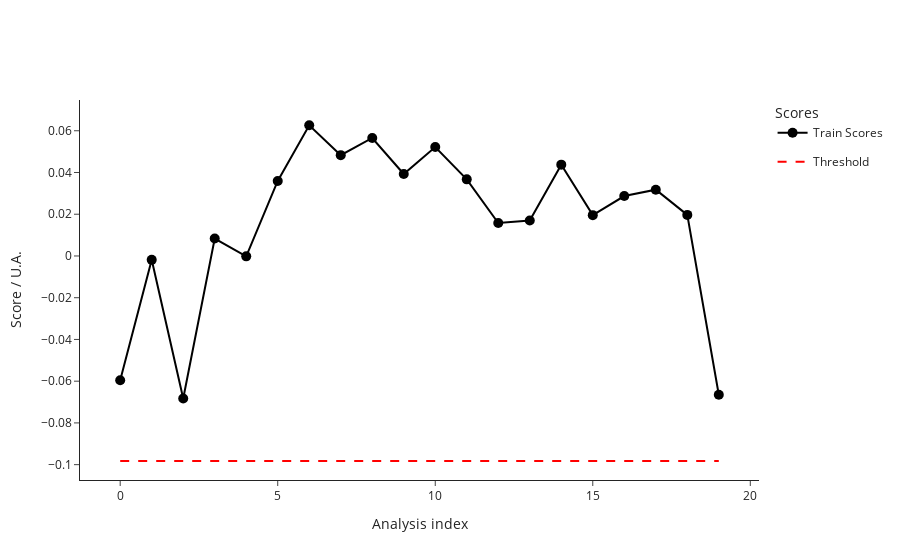

Here is the notebook cell this chart was saved with:
### Code cell
fig_train_scores=ana.plot_scores()
fig_train_scores.write_image("dev/figures/fig_train_scores.png", width=1100, height= 350, scale = 3)
fig_train_scores.show()

### Figure 1 — Plotly figure (JSON) as saved in the notebook; plotly's stock layout.template omitted (floating-point values rounded to 4 significant figures)
{"data": [{"hovertemplate": ["<b>index: </b>18<br><b>name: </b>210812_Pac--005<br><b>path: </b>C:/Users/Sandeep/Desktop/ExtractedSignals\\210812_Pac 2021-08-12 10-30-07\\210812_Pac--005.D<br><b>batch: </b>210812_Pac 2021-08-12 10-30-07<br><b>batch_position: </b>5<br><b>idle_time: </b>39.0<br><b>sample: </b>NaCl 0,9%<br><b>method: </b>SAA_411_Pac.M<br><b>timestamp: </b>2021-08-12 10:50:23<br><b>detector: </b>G1315C<br><b>pump: </b>G7110B<br><b>start_time: </b>2021-08-12 10:50:57<br><b>end_time: </b>2021-08-12 10:54:57<br><b>runtime: </b>239.7000000000036", "<b>index: </b>19<br><b>name: </b>210812_Pac--006<br><b>path: </b>C:/Users/Sandeep/Desktop/ExtractedSignals\\210812_Pac 2021-08-12 10-30-07\\210812_Pac--006.D<br><b>batch: </b>210812_Pac 2021-08-12 10-30-07<br><b>batch_position: </b>6<br><b>idle_time: </b>39.0<br><b>sample: </b>Blank<br><b>method: </b>SAA_411_Pac.M<br><b>timestamp: </b>2021-08-12 10:55:02<br><b>detector: </b>G1315C<br><b>pump: </b>G7110B<br><b>start_time: </b>2021-08-12 10:55:36<br><b>end_time: </b>2021-08-12 10:59:36<br><b>runtime: </b>239.7000000000036", "<b>index: </b>20<br><b>name: </b>210812_Pac--007<br><b>path: </b>C:/Users/Sandeep/Desktop/ExtractedSignals\\210812_Pac 2021-08-12 10-30-07\\210812_Pac--007.D<br><b>batch: </b>210812_Pac 2021-08-12 10-30-07<br><b>batch_position: </b>7<br><b>idle_time: </b>39.0<br><b>sample: </b>0.025 mg/ml<br><b>method: </b>SAA_411_Pac.M<br><b>timestamp: </b>2021-08-12 10:59:41<br><b>detector: </b>G1315C<br><b>pump: </b>G7110B<br><b>start_time: </b>2021-08-12 11:00:15<br><b>end_time: </b>2021-08-12 11:04:15<br><b>runtime: </b>239.7000000000036", "<b>index: </b>21<br><b>name: </b>210812_Pac--008<br><b>path: </b>C:/Users/Sandeep/Desktop/ExtractedSignals\\210812_Pac 2021-08-12 10-30-07\\210812_Pac--008.D<br><b>batch: </b>210812_Pac 2021-08-12 10-30-07<br><b>batch_position: </b>8<br><b>idle_time: </b>39.0<br><b>sample: </b>Blank<br><b>method: </b>SAA_411_Pac.M<br><b>timestamp: </b>2021-08-12 11:04:20<br><b>detector: </b>G1315C<br><b>pump: </b>G7110B<br><b>start_time: </b>2021-08-12 11:04:54<br><b>end_time: </b>2021-08-12 11:08:54<br><b>runtime: </b>239.7000000000036", "<b>index: </b>22<br><b>name: </b>210812_Pac--009<br><b>path: </b>C:/Users/Sandeep/Desktop/ExtractedSignals\\210812_Pac 2021-08-12 10-30-07\\210812_Pac--009.D<br><b>batch: </b>210812_Pac 2021-08-12 10-30-07<br><b>batch_position: </b>9<br><b>idle_time: </b>38.0<br><b>sample: </b>210806/036 :10<br><b>method: </b>SAA_411_Pac.M<br><b>timestamp: </b>2021-08-12 11:08:59<br><b>detector: </b>G1315C<br><b>pump: </b>G7110B<br><b>start_time: </b>2021-08-12 11:09:32<br><b>end_time: </b>2021-08-12 11:13:32<br><b>runtime: </b>239.7000000000036", "<b>index: </b>23<br><b>name: </b>210812_Pac--010<br><b>path: </b>C:/Users/Sandeep/Desktop/ExtractedSignals\\210812_Pac 2021-08-12 10-30-07\\210812_Pac--010.D<br><b>batch: </b>210812_Pac 2021-08-12 10-30-07<br><b>batch_position: </b>10<br><b>idle_time: </b>39.0<br><b>sample: </b>210806/036 :10<br><b>method: </b>SAA_411_Pac.M<br><b>timestamp: </b>2021-08-12 11:13:37<br><b>detector: </b>G7110B<br><b>pump: </b>G7110B<br><b>start_time: </b>2021-08-12 11:14:11<br><b>end_time: </b>2021-08-12 11:18:11<br><b>runtime: </b>239.7000000000036", "<b>index: </b>24<br><b>name: </b>210812_Pac--011<br><b>path: </b>C:/Users/Sandeep/Desktop/ExtractedSignals\\210812_Pac 2021-08-12 10-30-07\\210812_Pac--011.D<br><b>batch: </b>210812_Pac 2021-08-12 10-30-07<br><b>batch_position: </b>11<br><b>idle_time: </b>39.0<br><b>sample: </b>210806/036 :10<br><b>method: </b>SAA_411_Pac.M<br><b>timestamp: </b>2021-08-12 11:18:16<br><b>detector: </b>G7110B<br><b>pump: </b>G7110B<br><b>start_time: </b>2021-08-12 11:18:50<br><b>end_time: </b>2021-08-12 11:22:50<br><b>runtime: </b>239.7000000000036", "<b>index: </b>25<br><b>name: </b>210812_Pac--012<br><b>path: </b>C:/Users/Sandeep/Desktop/ExtractedSignals\\210812_Pac 2021-08-12 10-30-07\\210812_Pac--012.D<br><b>batch: </b>210812_Pac 2021-08-12 10-30-07<br><b>batch_position: </b>12<br><b>idle_time: </b>39.0<br><b>sample: </b>Blank<br><b>method: </b>SAA_411_Pac.M<br><b>timestamp: </b>2021-08-12 11:22:55<br><b>detector: </b>G1315C<br><b>pump: </b>G7110B<br><b>start_time: </b>2021-08-12 11:23:29<br><b>end_time: </b>2021-08-12 11:27:29<br><b>runtime: </b>239.7000000000036", "<b>index: </b>26<br><b>name: </b>210812_Pac--013<br><b>path: </b>C:/Users/Sandeep/Desktop/ExtractedSignals\\210812_Pac 2021-08-12 10-30-07\\210812_Pac--013.D<br><b>batch: </b>210812_Pac 2021-08-12 10-30-07<br><b>batch_position: </b>13<br><b>idle_time: </b>39.0<br><b>sample: </b>0.025 mg/ml<br><b>method: </b>SAA_411_Pac.M<br><b>timestamp: </b>2021-08-12 11:27:34<br><b>detector: </b>G1315C<br><b>pump: </b>G7110B<br><b>start_time: </b>2021-08-12 11:28:08<br><b>end_time: </b>2021-08-12 11:32:08<br><b>runtime: </b>239.7000000000036", "<b>index: </b>27<br><b>name: </b>210812_Pac--014<br><b>path: </b>C:/Users/Sandeep/Desktop/ExtractedSignals\\210812_Pac 2021-08-12 10-30-07\\210812_Pac--014.D<br><b>batch: </b>210812_Pac 2021-08-12 10-30-07<br><b>batch_position: </b>14<br><b>idle_time: </b>38.0<br><b>sample: </b>Blank<br><b>method: </b>SAA_411_Pac.M<br><b>timestamp: </b>2021-08-12 11:32:13<br><b>detector: </b>G7110B<br><b>pump: </b>G7110B<br><b>start_time: </b>2021-08-12 11:32:46<br><b>end_time: </b>2021-08-12 11:36:47<br><b>runtime: </b>239.7000000000036", "<b>index: </b>51<br><b>name: </b>210813_Pac--005<br><b>path: </b>C:/Users/Sandeep/Desktop/ExtractedSignals\\210813_Pac 2021-08-13 10-37-27\\210813_Pac--005.D<br><b>batch: </b>210813_Pac 2021-08-13 10-37-27<br><b>batch_position: </b>5<br><b>idle_time: </b>39.0<br><b>sample: </b>NaCl 0,9%<br><b>method: </b>SAA_411_Pac.M<br><b>timestamp: </b>2021-08-13 10:57:52<br><b>detector: </b>G7110B<br><b>pump: </b>G7110B<br><b>start_time: </b>2021-08-13 10:58:26<br><b>end_time: </b>2021-08-13 11:02:27<br><b>runtime: </b>239.7000000000036", "<b>index: </b>52<br><b>name: </b>210813_Pac--006<br><b>path: </b>C:/Users/Sandeep/Desktop/ExtractedSignals\\210813_Pac 2021-08-13 10-37-27\\210813_Pac--006.D<br><b>batch: </b>210813_Pac 2021-08-13 10-37-27<br><b>batch_position: </b>6<br><b>idle_time: </b>38.0<br><b>sample: </b>Blank<br><b>method: </b>SAA_411_Pac.M<br><b>timestamp: </b>2021-08-13 11:02:31<br><b>detector: </b>G1315C<br><b>pump: </b>G7110B<br><b>start_time: </b>2021-08-13 11:03:05<br><b>end_time: </b>2021-08-13 11:07:06<br><b>runtime: </b>239.7000000000036", "<b>index: </b>53<br><b>name: </b>210813_Pac--007<br><b>path: </b>C:/Users/Sandeep/Desktop/ExtractedSignals\\210813_Pac 2021-08-13 10-37-27\\210813_Pac--007.D<br><b>batch: </b>210813_Pac 2021-08-13 10-37-27<br><b>batch_position: </b>7<br><b>idle_time: </b>38.0<br><b>sample: </b>0.025 mg/ml<br><b>method: </b>SAA_411_Pac.M<br><b>timestamp: </b>2021-08-13 11:07:10<br><b>detector: </b>G1315C<br><b>pump: </b>G7116B<br><b>start_time: </b>2021-08-13 11:07:44<br><b>end_time: </b>2021-08-13 11:11:45<br><b>runtime: </b>239.7000000000036", "<b>index: </b>54<br><b>name: </b>210813_Pac--008<br><b>path: </b>C:/Users/Sandeep/Desktop/ExtractedSignals\\210813_Pac 2021-08-13 10-37-27\\210813_Pac--008.D<br><b>batch: </b>210813_Pac 2021-08-13 10-37-27<br><b>batch_position: </b>8<br><b>idle_time: </b>38.0<br><b>sample: </b>Blank<br><b>method: </b>SAA_411_Pac.M<br><b>timestamp: </b>2021-08-13 11:11:49<br><b>detector: </b>G1315C<br><b>pump: </b>G7110B<br><b>start_time: </b>2021-08-13 11:12:23<br><b>end_time: </b>2021-08-13 11:16:23<br><b>runtime: </b>239.7000000000036", "<b>index: </b>55<br><b>name: </b>210813_Pac--009<br><b>path: </b>C:/Users/Sandeep/Desktop/ExtractedSignals\\210813_Pac 2021-08-13 10-37-27\\210813_Pac--009.D<br><b>batch: </b>210813_Pac 2021-08-13 10-37-27<br><b>batch_position: </b>9<br><b>idle_time: </b>39.0<br><b>sample: </b>210812/004 :20<br><b>method: </b>SAA_411_Pac.M<br><b>timestamp: </b>2021-08-13 11:16:28<br><b>detector: </b>G1315C<br><b>pump: </b>G7110B<br><b>start_time: </b>2021-08-13 11:17:02<br><b>end_time: </b>2021-08-13 11:21:03<br><b>runtime: </b>239.7000000000036", "<b>index: </b>56<br><b>name: </b>210813_Pac--010<br><b>path: </b>C:/Users/Sandeep/Desktop/ExtractedSignals\\210813_Pac 2021-08-13 10-37-27\\210813_Pac--010.D<br><b>batch: </b>210813_Pac 2021-08-13 10-37-27<br><b>batch_position: </b>10<br><b>idle_time: </b>38.0<br><b>sample: </b>210812/004 :20<br><b>method: </b>SAA_411_Pac.M<br><b>timestamp: </b>2021-08-13 11:21:08<br><b>detector: </b>G1315C<br><b>pump: </b>G7110B<br><b>start_time: </b>2021-08-13 11:21:41<br><b>end_time: </b>2021-08-13 11:25:42<br><b>runtime: </b>239.7000000000036", "<b>index: </b>57<br><b>name: </b>210813_Pac--011<br><b>path: </b>C:/Users/Sandeep/Desktop/ExtractedSignals\\210813_Pac 2021-08-13 10-37-27\\210813_Pac--011.D<br><b>batch: </b>210813_Pac 2021-08-13 10-37-27<br><b>batch_position: </b>11<br><b>idle_time: </b>39.0<br><b>sample: </b>210812/004 :20<br><b>method: </b>SAA_411_Pac.M<br><b>timestamp: </b>2021-08-13 11:25:46<br><b>detector: </b>G1315C<br><b>pump: </b>G7110B<br><b>start_time: </b>2021-08-13 11:26:21<br><b>end_time: </b>2021-08-13 11:30:21<br><b>runtime: </b>239.7000000000036", "<b>index: </b>58<br><b>name: </b>210813_Pac--012<br><b>path: </b>C:/Users/Sandeep/Desktop/ExtractedSignals\\210813_Pac 2021-08-13 10-37-27\\210813_Pac--012.D<br><b>batch: </b>210813_Pac 2021-08-13 10-37-27<br><b>batch_position: </b>12<br><b>idle_time: </b>38.0<br><b>sample: </b>Blank<br><b>method: </b>SAA_411_Pac.M<br><b>timestamp: </b>2021-08-13 11:30:26<br><b>detector: </b>G1315C<br><b>pump: </b>G7110B<br><b>start_time: </b>2021-08-13 11:30:59<br><b>end_time: </b>2021-08-13 11:34:59<br><b>runtime: </b>239.7000000000036", "<b>index: </b>59<br><b>name: </b>210813_Pac--013<br><b>path: </b>C:/Users/Sandeep/Desktop/ExtractedSignals\\210813_Pac 2021-08-13 10-37-27\\210813_Pac--013.D<br><b>batch: </b>210813_Pac 2021-08-13 10-37-27<br><b>batch_position: </b>13<br><b>idle_time: </b>39.0<br><b>sample: </b>0.025 mg/ml<br><b>method: </b>SAA_411_Pac.M<br><b>timestamp: </b>2021-08-13 11:35:04<br><b>detector: </b>G1315C<br><b>pump: </b>G7110B<br><b>start_time: </b>2021-08-13 11:35:38<br><b>end_time: </b>2021-08-13 11:39:38<br><b>runtime: </b>239.7000000000036", "<b>index: </b>60<br><b>name: </b>210813_Pac--014<br><b>path: </b>C:/Users/Sandeep/Desktop/ExtractedSignals\\210813_Pac 2021-08-13 10-37-27\\210813_Pac--014.D<br><b>batch: </b>210813_Pac 2021-08-13 10-37-27<br><b>batch_position: </b>14<br><b>idle_time: </b>38.0<br><b>sample: </b>Blank<br><b>method: </b>SAA_411_Pac.M<br><b>timestamp: </b>2021-08-13 11:39:43<br><b>detector: </b>G1315C<br><b>pump: </b>G7110B<br><b>start_time: </b>2021-08-13 11:40:16<br><b>end_time: </b>2021-08-13 11:44:17<br><b>runtime: </b>239.7000000000036"], "legendgroup": "Train", "line": {"color": "black"}, "marker": {"color": "black", "size": 10}, "mode": "lines+markers", "name": "Train Scores", "text": ["<b>index: </b>18<br><b>name: </b>210812_Pac--005<br><b>path: </b>C:/Users/Sandeep/Desktop/ExtractedSignals\\210812_Pac 2021-08-12 10-30-07\\210812_Pac--005.D<br><b>batch: </b>210812_Pac 2021-08-12 10-30-07<br><b>batch_position: </b>5<br><b>idle_time: </b>39.0<br><b>sample: </b>NaCl 0,9%<br><b>method: </b>SAA_411_Pac.M<br><b>timestamp: </b>2021-08-12 10:50:23<br><b>detector: </b>G1315C<br><b>pump: </b>G7110B<br><b>start_time: </b>2021-08-12 10:50:57<br><b>end_time: </b>2021-08-12 10:54:57<br><b>runtime: </b>239.7000000000036", "<b>index: </b>19<br><b>name: </b>210812_Pac--006<br><b>path: </b>C:/Users/Sandeep/Desktop/ExtractedSignals\\210812_Pac 2021-08-12 10-30-07\\210812_Pac--006.D<br><b>batch: </b>210812_Pac 2021-08-12 10-30-07<br><b>batch_position: </b>6<br><b>idle_time: </b>39.0<br><b>sample: </b>Blank<br><b>method: </b>SAA_411_Pac.M<br><b>timestamp: </b>2021-08-12 10:55:02<br><b>detector: </b>G1315C<br><b>pump: </b>G7110B<br><b>start_time: </b>2021-08-12 10:55:36<br><b>end_time: </b>2021-08-12 10:59:36<br><b>runtime: </b>239.7000000000036", "<b>index: </b>20<br><b>name: </b>210812_Pac--007<br><b>path: </b>C:/Users/Sandeep/Desktop/ExtractedSignals\\210812_Pac 2021-08-12 10-30-07\\210812_Pac--007.D<br><b>batch: </b>210812_Pac 2021-08-12 10-30-07<br><b>batch_position: </b>7<br><b>idle_time: </b>39.0<br><b>sample: </b>0.025 mg/ml<br><b>method: </b>SAA_411_Pac.M<br><b>timestamp: </b>2021-08-12 10:59:41<br><b>detector: </b>G1315C<br><b>pump: </b>G7110B<br><b>start_time: </b>2021-08-12 11:00:15<br><b>end_time: </b>2021-08-12 11:04:15<br><b>runtime: </b>239.7000000000036", "<b>index: </b>21<br><b>name: </b>210812_Pac--008<br><b>path: </b>C:/Users/Sandeep/Desktop/ExtractedSignals\\210812_Pac 2021-08-12 10-30-07\\210812_Pac--008.D<br><b>batch: </b>210812_Pac 2021-08-12 10-30-07<br><b>batch_position: </b>8<br><b>idle_time: </b>39.0<br><b>sample: </b>Blank<br><b>method: </b>SAA_411_Pac.M<br><b>timestamp: </b>2021-08-12 11:04:20<br><b>detector: </b>G1315C<br><b>pump: </b>G7110B<br><b>start_time: </b>2021-08-12 11:04:54<br><b>end_time: </b>2021-08-12 11:08:54<br><b>runtime: </b>239.7000000000036", "<b>index: </b>22<br><b>name: </b>210812_Pac--009<br><b>path: </b>C:/Users/Sandeep/Desktop/ExtractedSignals\\210812_Pac 2021-08-12 10-30-07\\210812_Pac--009.D<br><b>batch: </b>210812_Pac 2021-08-12 10-30-07<br><b>batch_position: </b>9<br><b>idle_time: </b>38.0<br><b>sample: </b>210806/036 :10<br><b>method: </b>SAA_411_Pac.M<br><b>timestamp: </b>2021-08-12 11:08:59<br><b>detector: </b>G1315C<br><b>pump: </b>G7110B<br><b>start_time: </b>2021-08-12 11:09:32<br><b>end_time: </b>2021-08-12 11:13:32<br><b>runtime: </b>239.7000000000036", "<b>index: </b>23<br><b>name: </b>210812_Pac--010<br><b>path: </b>C:/Users/Sandeep/Desktop/ExtractedSignals\\210812_Pac 2021-08-12 10-30-07\\210812_Pac--010.D<br><b>batch: </b>210812_Pac 2021-08-12 10-30-07<br><b>batch_position: </b>10<br><b>idle_time: </b>39.0<br><b>sample: </b>210806/036 :10<br><b>method: </b>SAA_411_Pac.M<br><b>timestamp: </b>2021-08-12 11:13:37<br><b>detector: </b>G7110B<br><b>pump: </b>G7110B<br><b>start_time: </b>2021-08-12 11:14:11<br><b>end_time: </b>2021-08-12 11:18:11<br><b>runtime: </b>239.7000000000036", "<b>index: </b>24<br><b>name: </b>210812_Pac--011<br><b>path: </b>C:/Users/Sandeep/Desktop/ExtractedSignals\\210812_Pac 2021-08-12 10-30-07\\210812_Pac--011.D<br><b>batch: </b>210812_Pac 2021-08-12 10-30-07<br><b>batch_position: </b>11<br><b>idle_time: </b>39.0<br><b>sample: </b>210806/036 :10<br><b>method: </b>SAA_411_Pac.M<br><b>timestamp: </b>2021-08-12 11:18:16<br><b>detector: </b>G7110B<br><b>pump: </b>G7110B<br><b>start_time: </b>2021-08-12 11:18:50<br><b>end_time: </b>2021-08-12 11:22:50<br><b>runtime: </b>239.7000000000036", "<b>index: </b>25<br><b>name: </b>210812_Pac--012<br><b>path: </b>C:/Users/Sandeep/Desktop/ExtractedSignals\\210812_Pac 2021-08-12 10-30-07\\210812_Pac--012.D<br><b>batch: </b>210812_Pac 2021-08-12 10-30-07<br><b>batch_position: </b>12<br><b>idle_time: </b>39.0<br><b>sample: </b>Blank<br><b>method: </b>SAA_411_Pac.M<br><b>timestamp: </b>2021-08-12 11:22:55<br><b>detector: </b>G1315C<br><b>pump: </b>G7110B<br><b>start_time: </b>2021-08-12 11:23:29<br><b>end_time: </b>2021-08-12 11:27:29<br><b>runtime: </b>239.7000000000036", "<b>index: </b>26<br><b>name: </b>210812_Pac--013<br><b>path: </b>C:/Users/Sandeep/Desktop/ExtractedSignals\\210812_Pac 2021-08-12 10-30-07\\210812_Pac--013.D<br><b>batch: </b>210812_Pac 2021-08-12 10-30-07<br><b>batch_position: </b>13<br><b>idle_time: </b>39.0<br><b>sample: </b>0.025 mg/ml<br><b>method: </b>SAA_411_Pac.M<br><b>timestamp: </b>2021-08-12 11:27:34<br><b>detector: </b>G1315C<br><b>pump: </b>G7110B<br><b>start_time: </b>2021-08-12 11:28:08<br><b>end_time: </b>2021-08-12 11:32:08<br><b>runtime: </b>239.7000000000036", "<b>index: </b>27<br><b>name: </b>210812_Pac--014<br><b>path: </b>C:/Users/Sandeep/Desktop/ExtractedSignals\\210812_Pac 2021-08-12 10-30-07\\210812_Pac--014.D<br><b>batch: </b>210812_Pac 2021-08-12 10-30-07<br><b>batch_position: </b>14<br><b>idle_time: </b>38.0<br><b>sample: </b>Blank<br><b>method: </b>SAA_411_Pac.M<br><b>timestamp: </b>2021-08-12 11:32:13<br><b>detector: </b>G7110B<br><b>pump: </b>G7110B<br><b>start_time: </b>2021-08-12 11:32:46<br><b>end_time: </b>2021-08-12 11:36:47<br><b>runtime: </b>239.7000000000036", "<b>index: </b>51<br><b>name: </b>210813_Pac--005<br><b>path: </b>C:/Users/Sandeep/Desktop/ExtractedSignals\\210813_Pac 2021-08-13 10-37-27\\210813_Pac--005.D<br><b>batch: </b>210813_Pac 2021-08-13 10-37-27<br><b>batch_position: </b>5<br><b>idle_time: </b>39.0<br><b>sample: </b>NaCl 0,9%<br><b>method: </b>SAA_411_Pac.M<br><b>timestamp: </b>2021-08-13 10:57:52<br><b>detector: </b>G7110B<br><b>pump: </b>G7110B<br><b>start_time: </b>2021-08-13 10:58:26<br><b>end_time: </b>2021-08-13 11:02:27<br><b>runtime: </b>239.7000000000036", "<b>index: </b>52<br><b>name: </b>210813_Pac--006<br><b>path: </b>C:/Users/Sandeep/Desktop/ExtractedSignals\\210813_Pac 2021-08-13 10-37-27\\210813_Pac--006.D<br><b>batch: </b>210813_Pac 2021-08-13 10-37-27<br><b>batch_position: </b>6<br><b>idle_time: </b>38.0<br><b>sample: </b>Blank<br><b>method: </b>SAA_411_Pac.M<br><b>timestamp: </b>2021-08-13 11:02:31<br><b>detector: </b>G1315C<br><b>pump: </b>G7110B<br><b>start_time: </b>2021-08-13 11:03:05<br><b>end_time: </b>2021-08-13 11:07:06<br><b>runtime: </b>239.7000000000036", "<b>index: </b>53<br><b>name: </b>210813_Pac--007<br><b>path: </b>C:/Users/Sandeep/Desktop/ExtractedSignals\\210813_Pac 2021-08-13 10-37-27\\210813_Pac--007.D<br><b>batch: </b>210813_Pac 2021-08-13 10-37-27<br><b>batch_position: </b>7<br><b>idle_time: </b>38.0<br><b>sample: </b>0.025 mg/ml<br><b>method: </b>SAA_411_Pac.M<br><b>timestamp: </b>2021-08-13 11:07:10<br><b>detector: </b>G1315C<br><b>pump: </b>G7116B<br><b>start_time: </b>2021-08-13 11:07:44<br><b>end_time: </b>2021-08-13 11:11:45<br><b>runtime: </b>239.7000000000036", "<b>index: </b>54<br><b>name: </b>210813_Pac--008<br><b>path: </b>C:/Users/Sandeep/Desktop/ExtractedSignals\\210813_Pac 2021-08-13 10-37-27\\210813_Pac--008.D<br><b>batch: </b>210813_Pac 2021-08-13 10-37-27<br><b>batch_position: </b>8<br><b>idle_time: </b>38.0<br><b>sample: </b>Blank<br><b>method: </b>SAA_411_Pac.M<br><b>timestamp: </b>2021-08-13 11:11:49<br><b>detector: </b>G1315C<br><b>pump: </b>G7110B<br><b>start_time: </b>2021-08-13 11:12:23<br><b>end_time: </b>2021-08-13 11:16:23<br><b>runtime: </b>239.7000000000036", "<b>index: </b>55<br><b>name: </b>210813_Pac--009<br><b>path: </b>C:/Users/Sandeep/Desktop/ExtractedSignals\\210813_Pac 2021-08-13 10-37-27\\210813_Pac--009.D<br><b>batch: </b>210813_Pac 2021-08-13 10-37-27<br><b>batch_position: </b>9<br><b>idle_time: </b>39.0<br><b>sample: </b>210812/004 :20<br><b>method: </b>SAA_411_Pac.M<br><b>timestamp: </b>2021-08-13 11:16:28<br><b>detector: </b>G1315C<br><b>pump: </b>G7110B<br><b>start_time: </b>2021-08-13 11:17:02<br><b>end_time: </b>2021-08-13 11:21:03<br><b>runtime: </b>239.7000000000036", "<b>index: </b>56<br><b>name: </b>210813_Pac--010<br><b>path: </b>C:/Users/Sandeep/Desktop/ExtractedSignals\\210813_Pac 2021-08-13 10-37-27\\210813_Pac--010.D<br><b>batch: </b>210813_Pac 2021-08-13 10-37-27<br><b>batch_position: </b>10<br><b>idle_time: </b>38.0<br><b>sample: </b>210812/004 :20<br><b>method: </b>SAA_411_Pac.M<br><b>timestamp: </b>2021-08-13 11:21:08<br><b>detector: </b>G1315C<br><b>pump: </b>G7110B<br><b>start_time: </b>2021-08-13 11:21:41<br><b>end_time: </b>2021-08-13 11:25:42<br><b>runtime: </b>239.7000000000036", "<b>index: </b>57<br><b>name: </b>210813_Pac--011<br><b>path: </b>C:/Users/Sandeep/Desktop/ExtractedSignals\\210813_Pac 2021-08-13 10-37-27\\210813_Pac--011.D<br><b>batch: </b>210813_Pac 2021-08-13 10-37-27<br><b>batch_position: </b>11<br><b>idle_time: </b>39.0<br><b>sample: </b>210812/004 :20<br><b>method: </b>SAA_411_Pac.M<br><b>timestamp: </b>2021-08-13 11:25:46<br><b>detector: </b>G1315C<br><b>pump: </b>G7110B<br><b>start_time: </b>2021-08-13 11:26:21<br><b>end_time: </b>2021-08-13 11:30:21<br><b>runtime: </b>239.7000000000036", "<b>index: </b>58<br><b>name: </b>210813_Pac--012<br><b>path: </b>C:/Users/Sandeep/Desktop/ExtractedSignals\\210813_Pac 2021-08-13 10-37-27\\210813_Pac--012.D<br><b>batch: </b>210813_Pac 2021-08-13 10-37-27<br><b>batch_position: </b>12<br><b>idle_time: </b>38.0<br><b>sample: </b>Blank<br><b>method: </b>SAA_411_Pac.M<br><b>timestamp: </b>2021-08-13 11:30:26<br><b>detector: </b>G1315C<br><b>pump: </b>G7110B<br><b>start_time: </b>2021-08-13 11:30:59<br><b>end_time: </b>2021-08-13 11:34:59<br><b>runtime: </b>239.7000000000036", "<b>index: </b>59<br><b>name: </b>210813_Pac--013<br><b>path: </b>C:/Users/Sandeep/Desktop/ExtractedSignals\\210813_Pac 2021-08-13 10-37-27\\210813_Pac--013.D<br><b>batch: </b>210813_Pac 2021-08-13 10-37-27<br><b>batch_position: </b>13<br><b>idle_time: </b>39.0<br><b>sample: </b>0.025 mg/ml<br><b>method: </b>SAA_411_Pac.M<br><b>timestamp: </b>2021-08-13 11:35:04<br><b>detector: </b>G1315C<br><b>pump: </b>G7110B<br><b>start_time: </b>2021-08-13 11:35:38<br><b>end_time: </b>2021-08-13 11:39:38<br><b>runtime: </b>239.7000000000036", "<b>index: </b>60<br><b>name: </b>210813_Pac--014<br><b>path: </b>C:/Users/Sandeep/Desktop/ExtractedSignals\\210813_Pac 2021-08-13 10-37-27\\210813_Pac--014.D<br><b>batch: </b>210813_Pac 2021-08-13 10-37-27<br><b>batch_position: </b>14<br><b>idle_time: </b>38.0<br><b>sample: </b>Blank<br><b>method: </b>SAA_411_Pac.M<br><b>timestamp: </b>2021-08-13 11:39:43<br><b>detector: </b>G1315C<br><b>pump: </b>G7110B<br><b>start_time: </b>2021-08-13 11:40:16<br><b>end_time: </b>2021-08-13 11:44:17<br><b>runtime: </b>239.7000000000036"], "type": "scatter", "x": [0, 1, 2, 3, 4, 5, 6, 7, 8, 9, 10, 11, 12, 13, 14, 15, 16, 17, 18, 19], "y": [-0.05953, -0.001856, -0.06827, 0.008349, -0.000186, 0.03594, 0.06264, 0.04831, 0.05654, 0.03928, 0.05218, 0.03671, 0.01581, 0.01697, 0.04375, 0.01957, 0.02871, 0.03177, 0.01968, -0.06651]}, {"legendgroup": "Threshold", "line": {"color": "red", "dash": "dash"}, "mode": "lines", "name": "Threshold", "type": "scatter", "x": [0, 19], "y": [-0.09825, -0.09825]}], "layout": {"legend": {"title": {"text": "Scores"}}, "xaxis": {"title": {"text": "Analysis index"}}, "yaxis": {"title": {"text": "Score / U.A."}}}}
